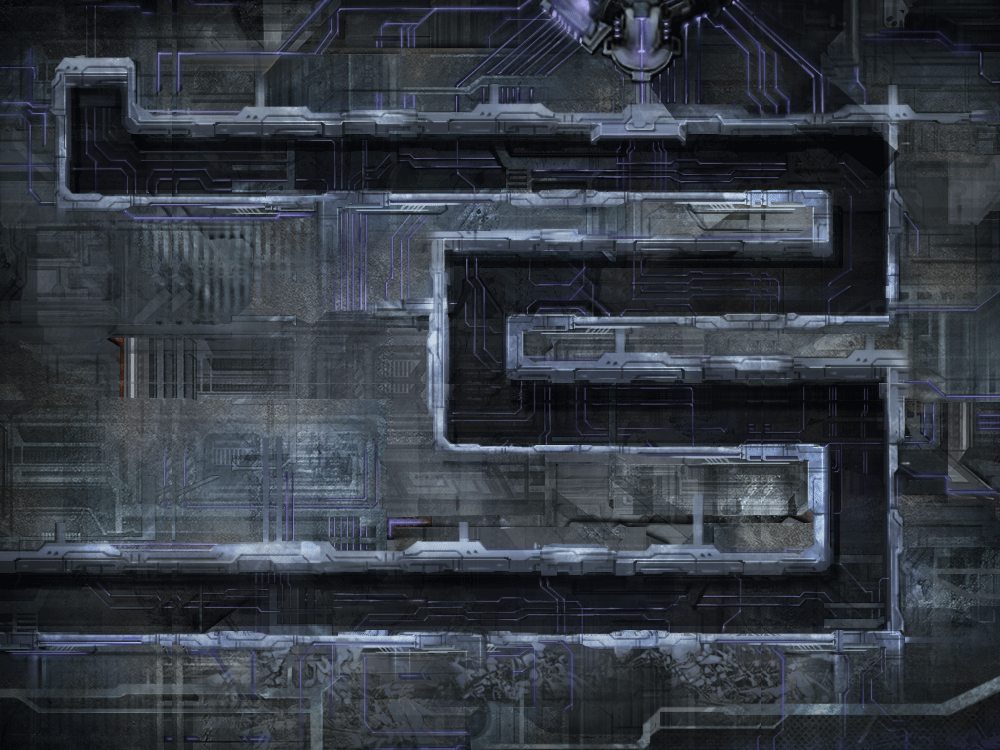

Tiled map render using the project's own tile images. Description and the whole map definition, tile-layer contents included, below:
An orthogonal 20x15 tile map with 50x50 px tiles, 1 tile layer (块层 1) and 18 objects (9x space, 9x point).

<map version="1.2" tiledversion="1.2.3" orientation="orthogonal" renderorder="right-down" width="20" height="15" tilewidth="50" tileheight="50" infinite="0" nextlayerid="3" nextobjectid="24">
 <tileset firstgid="1" name="map1" tilewidth="50" tileheight="50" tilecount="300" columns="20">
  <image source="map1.png" width="1024" height="768" />
 </tileset>
 <layer id="1" name="块层 1" width="20" height="15">
  <data encoding="csv">
1,2,3,4,5,6,7,8,9,10,11,12,13,14,15,16,17,18,19,20,
21,22,23,24,25,26,27,28,29,30,31,32,33,34,35,36,37,38,39,40,
41,42,43,44,45,46,47,48,49,50,51,52,53,54,55,56,57,58,59,60,
61,62,63,64,65,66,67,68,69,70,71,72,73,74,75,76,77,78,79,80,
81,82,83,84,85,86,87,88,89,90,91,92,93,94,95,96,97,98,99,100,
101,102,103,104,105,106,107,108,109,110,111,112,113,114,115,116,117,118,119,120,
121,122,123,124,125,126,127,128,129,130,131,132,133,134,135,136,137,138,139,140,
141,142,143,144,145,146,147,148,149,150,151,152,153,154,155,156,157,158,159,160,
161,162,163,164,165,166,167,168,169,170,171,172,173,174,175,176,177,178,179,180,
181,182,183,184,185,186,187,188,189,190,191,192,193,194,195,196,197,198,199,200,
201,202,203,204,205,206,207,208,209,210,211,212,213,214,215,216,217,218,219,220,
221,222,223,224,225,226,227,228,229,230,231,232,233,234,235,236,237,238,239,240,
241,242,243,244,245,246,247,248,249,250,251,252,253,254,255,256,257,258,259,260,
261,262,263,264,265,266,267,268,269,270,271,272,273,274,275,276,277,278,279,280,
281,282,283,284,285,286,287,288,289,290,291,292,293,294,295,296,297,298,299,300
</data>
 </layer>
 <objectgroup id="2" name="对象层 1">
  <object id="4" type="space" x="0" y="0" width="66.6667" height="203.333" />
  <object id="5" type="space" x="0" y="1.5" width="201.5" height="69" />
  <object id="7" type="space" x="128" y="2" width="871.5" height="135.5" />
  <object id="9" type="space" x="887" y="0" width="113.5" height="749" />
  <object id="10" type="space" x="-0.5" y="192.5" width="452.5" height="381.5" />
  <object id="11" type="space" x="388.667" y="191.333" width="442.333" height="67.3333" />
  <object id="12" type="space" x="364.667" y="442.667" width="467.333" height="131.5" />
  <object id="13" type="space" x="507" y="313.333" width="444" height="70" />
  <object id="14" type="space" x="-1.66667" y="629" width="959.333" height="120.167" />
  <object id="15" type="point" x="3" y="578.5">
   <properties>
    <property name="dir" value="right" />
    <property name="index" type="int" value="0" />
   </properties>
   <point />
  </object>
  <object id="16" type="point" x="832" y="577.5">
   <properties>
    <property name="dir" value="up" />
    <property name="index" type="int" value="1" />
   </properties>
   <point />
  </object>
  <object id="17" type="point" x="835.5" y="389">
   <properties>
    <property name="dir" value="left" />
    <property name="index" type="int" value="2" />
   </properties>
   <point />
  </object>
  <object id="18" type="point" x="458.5" y="382">
   <properties>
    <property name="dir" value="up" />
    <property name="index" type="int" value="3" />
   </properties>
   <point />
  </object>
  <object id="19" type="point" x="455.5" y="263.5">
   <properties>
    <property name="dir" value="right" />
    <property name="index" type="int" value="4" />
   </properties>
   <point />
  </object>
  <object id="20" type="point" x="833.5" y="260.5">
   <properties>
    <property name="dir" value="up" />
    <property name="index" type="int" value="5" />
   </properties>
   <point />
  </object>
  <object id="21" type="point" x="831.5" y="144.5">
   <properties>
    <property name="dir" value="left" />
    <property name="index" type="int" value="6" />
   </properties>
   <point />
  </object>
  <object id="22" type="point" x="69" y="139">
   <properties>
    <property name="dir" value="up" />
    <property name="index" type="int" value="7" />
   </properties>
   <point />
  </object>
  <object id="23" type="point" x="70" y="77">
   <properties>
    <property name="dir" value="up" />
    <property name="index" type="int" value="8" />
   </properties>
   <point />
  </object>
 </objectgroup>
</map>
